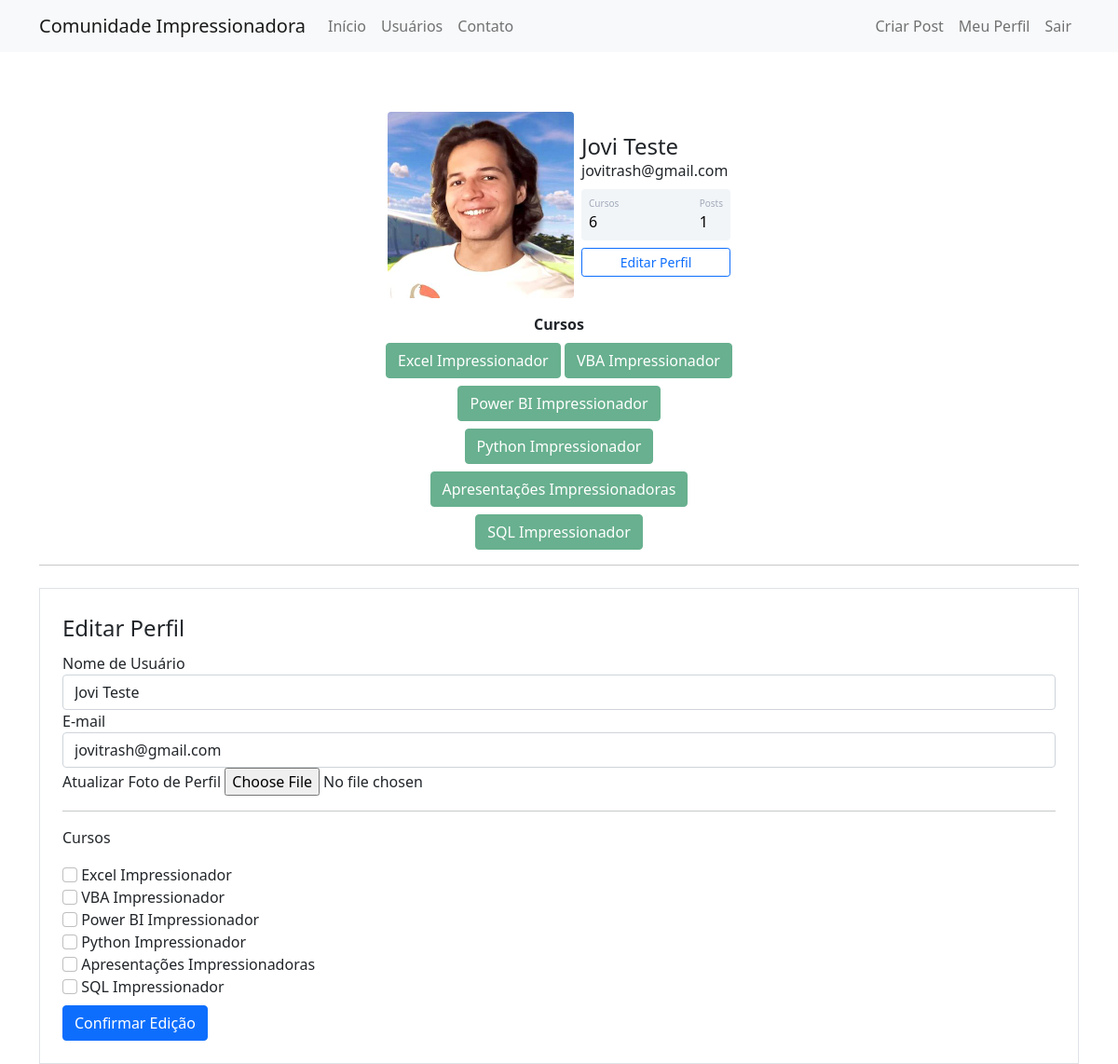
The page /perfil/editar (signed in) on the database its author committed.
### comunidadeimpressionadora/models.py (models this page shows)
class Usuario(database.Model, UserMixin):
    id = database.Column(database.Integer, primary_key=True)
    username = database.Column(database.String, nullable=False)
    email = database.Column(database.String, nullable=False, unique=True)
    senha = database.Column(database.String, nullable=False)
    foto_perfil = database.Column(database.String, default='default.jpg')
    posts = database.relationship('Post', backref='autor', lazy=True)
    cursos = database.Column(database.String, nullable=False, default='Não Informado')
    def contar_posts(self):
        return len(self.posts)

### comunidadeimpressionadora/routes.py (the view)
@app.route('/perfil/editar', methods=['GET', 'POST'])
@login_required
def editar_perfil():
    form = FormEditarPerfil()
    if form.validate_on_submit():
        current_user.email = form.email.data
        current_user.username = form.username.data
        if form.foto_perfil.data:
            nome_imagem = salvar_imagem(form.foto_perfil.data)
            current_user.foto_perfil = nome_imagem
        current_user.cursos = atualizar_cursos(form)
        database.session.commit()
        flash('Perfil atualizado com Sucesso', 'alert-success')
        return redirect(url_for('perfil'))
    elif request.method == "GET":
        form.email.data = current_user.email
        form.username.data = current_user.username
    foto_perfil = url_for('static', filename='fotos_perfil/{}'.format(current_user.foto_perfil))
    return render_template('editarperfil.html', foto_perfil=foto_perfil, form=form)

### comunidadeimpressionadora/forms.py (shortened to what this page needs)
class FormEditarPerfil(FlaskForm):
    username = StringField('Nome de Usuário', validators=[DataRequired()])
    email = StringField('E-mail', validators=[DataRequired(), Email()])
    foto_perfil = FileField('Atualizar Foto de Perfil', validators=[FileAllowed(['jpg', 'png'])])
    curso_excel = BooleanField('Excel Impressionador')
    curso_vba = BooleanField('VBA Impressionador')
    curso_powerbi = BooleanField('Power BI Impressionador')
    curso_python = BooleanField('Python Impressionador')
    curso_ppt = BooleanField('Apresentações Impressionadoras')
    curso_sql = BooleanField('SQL Impressionador')
    botao_submit_editarperfil = SubmitField('Confirmar Edição')

### comunidadeimpressionadora/models.py (called while the page is built)
@login_manager.user_loader
def load_usuario(id_usuario):
    return Usuario.query.get(int(id_usuario))

### comunidadeimpressionadora/templates/editarperfil.html (shortened to what this page needs)
{% extends 'perfil.html' %}
{% block form_editar_perfil %}
<div class="container">
        <hr>
        <div class="row">
            <div class="col">
                <form method="POST" action="" class="border p-4 mt-2" enctype="multipart/form-data">
                    <legend>Editar Perfil</legend>
                    <fieldset>
                        <div class="form-group">
                            {{ form.username.label(class="form-control-label") }}
                            {% if form.username.errors %}
                                {{ form.username(class="form-control is-invalid") }}
                            <div class="invalid-feedback">
                                {% for erro in form.username.errors %}
                                    {{ erro }}
                                {% endfor %}
                            </div>
                            {% else %}
                                {{ form.username(class="form-control") }}
                            {% endif %}
                        </div>
                        <div class="form-group">
                            {{ form.email.label(class="form-control-label") }}
                            {% if form.email.errors %}
                                {{ form.email(class="form-control is-invalid") }}
                            <div class="invalid-feedback">
                                {% for erro in form.email.errors %}
                                    {{ erro }}
                                {% endfor %}
                            </div>
                            {% else %}
                                {{ form.email(class="form-control") }}
                            {% endif %}
                        </div>
                        <div class="form-group">
                            {{ form.foto_perfil.label }}
                            {{ form.foto_perfil(class="form-control-file") }}
                        </div>
                        <hr>
                        <p>Cursos</p>
                        {% for campo in form %}
                            {% if 'curso_' in campo.name %}
                                <div class="form-group">
                                    {{ campo(class="form-check-input") }}
                                    {{ campo.label(class="form-check-label") }}
                                </div>
                            {% endif %}
                        {% endfor %}
                    </fieldset>
                    {{ form.botao_submit_editarperfil(class="btn btn-primary mt-2") }}
                </form>
            </div>
        </div>
    </div>
{% endblock %}

### comunidadeimpressionadora/templates/perfil.html
{% extends 'base.html' %}
{% block body %}
    <div class="container mt-5 d-flex justify-content-center">
        <div class="card p-3">
            <div class="d-flex align-items-center">
                <div class="image pe-2"> <img src="{{ foto_perfil }}" class="rounded" width="200"> </div>
                <div class="ml-3 w-100">
                    <h4 class="mb-0 mt-0">{{ current_user.username }}</h4> <span>{{ current_user.email }}</span>
                    <div class="p-2 mt-2 bg-primary d-flex justify-content-between rounded text-white stats">
                        {% if 'Não Informado' in current_user.cursos %}
                            <div class="d-flex flex-column"> <span class="articles">Cursos</span> <span class="number1">0</span> </div>
                        {% else %}
                            <div class="d-flex flex-column"> <span class="articles">Cursos</span> <span class="number1">{{ current_user.cursos.count(';') + 1 }}</span> </div>
                        {% endif %}
                        <div class="d-flex flex-column"> <span class="rating">Posts</span> <span class="number3">{{ current_user.contar_posts() }}</span> </div>
                    </div>
                    <div class="button mt-2 d-flex flex-row align-items-center">
                        <a class="w-100" href="{{ url_for('editar_perfil') }}">
                            <button class="btn btn-sm btn-outline-primary w-100">Editar Perfil</button>
                        </a>
                    </div>
                </div>
            </div>
        </div>
    </div>
    <div class="row justify-content-center">
        <div class="col col-4" style="text-align: center">
            <strong>Cursos</strong><br>
            {% for curso in current_user.cursos.split(';') %}
                <button type="button" class="btn btn-success mt-2" disabled>{{ curso }}</button>
            {% endfor %}
        </div>
    </div>
{% block form_editar_perfil %}
{% endblock %}
{% endblock %}

### comunidadeimpressionadora/static/main.css (style rules this page uses)
.card { width: 400px; border: none; border-radius: 10px; background-color: #fff }
.stats { background: #f2f5f8 !important; color: #000 !important }
.articles { font-size: 10px; color: #a1aab9 }
.number1 { font-weight: 500 }
.rating { font-size: 10px; color: #a1aab9 }
.number3 { font-weight: 500 }

### rows shown on the page
Usuario: username "Jovi Teste", email "jovitrash@gmail.com", cursos "6"

### other values the page prints
{{ current_user.contar_posts() }} "1"
{{ curso }} "Excel Impressionador" "VBA Impressionador" "Power BI Impressionador" "Python Impressionador" "Apresentações Impressionadoras" "SQL Impressionador"
{{ campo.label(class="form-check-label") }} "Excel Impressionador" "VBA Impressionador" "Power BI Impressionador" "Python Impressionador" "Apresentações Impressionadoras" "SQL Impressionador"
